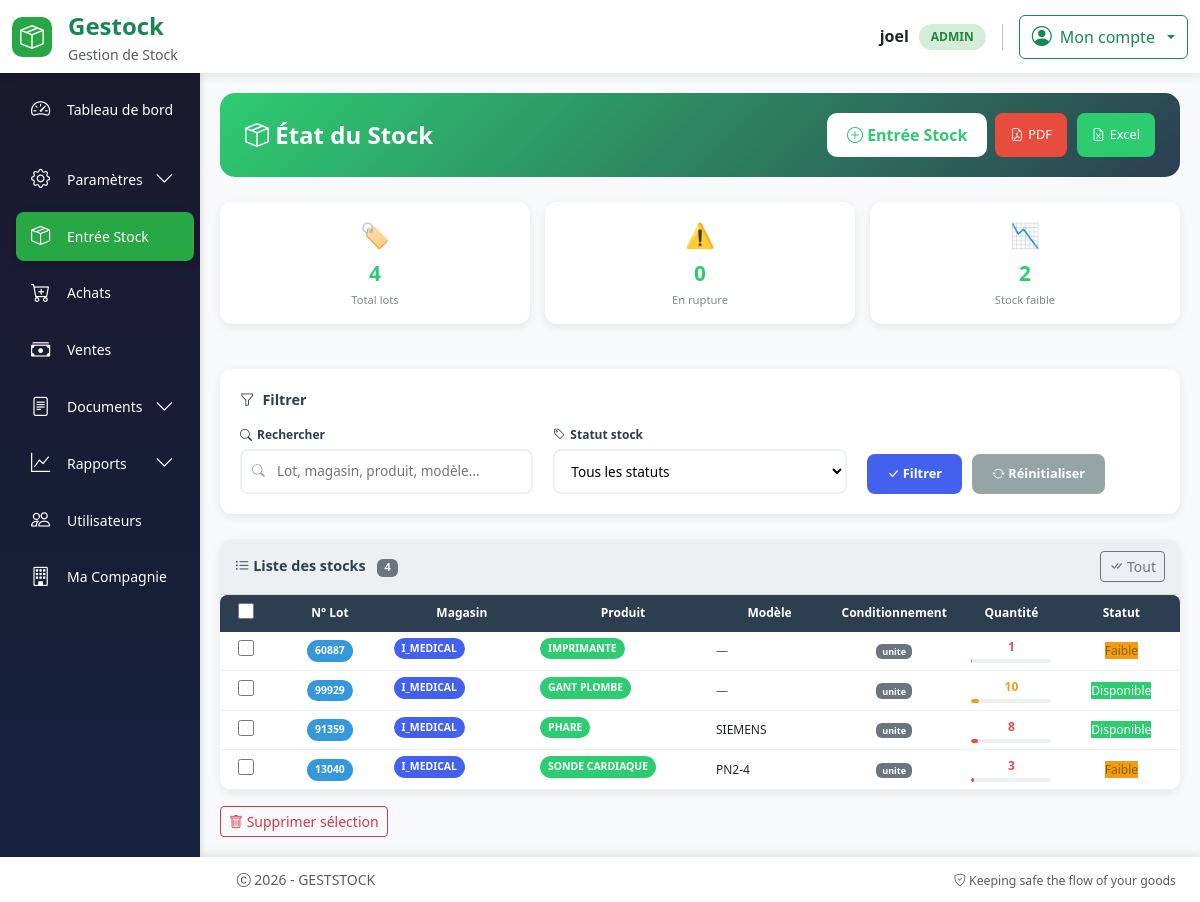
/stock (signed in), run on the app's committed database.
### models.py (models this page shows, shortened)
class User(UserMixin, db.Model):
  id = db.Column(db.Integer, primary_key=True)
  username = db.Column(db.String(64), index=True, nullable=False)
  email = db.Column(db.String(120), unique=True, nullable=False)
  password_hash = db.Column(db.String(256))
  role = db.Column(db.String(20), nullable=False, default='operateur')
  joined_at = db.Column(db.DateTime(), default = datetime.utcnow, index = True)
  must_change_password = db.Column(db.Boolean, default=False)
  __table_args__ = (
      db.UniqueConstraint('email', name='uq_user_email'),
  )

class Stock(db.Model):
    id = db.Column(db.Integer, primary_key=True)
    produit_id = db.Column(
        db.Integer,
        db.ForeignKey("produit.id"),
        nullable=False
    )
    lignes_achat = db.relationship("LigneAchat", back_populates="stock")
    numero_lot = db.Column(db.String(100))
    quantite = db.Column(db.Integer, nullable=False, default=0)
    seuil_alerte = db.Column(db.Integer, default=5)
    date_creation = db.Column(db.DateTime(), default = datetime.utcnow, index = True)
    type_conditionnement = db.Column(
    db.Enum(
        TypeConditionnement,
        values_callable=lambda x: [e.value for e in x],
        name="typeconditionnement"
    ),
    nullable=False  # a remplacer par False apres render ok
    )
    magasin_id = db.Column(db.Integer, db.ForeignKey("magasin.id"), nullable=False)
    __table_args__ = (
    db.UniqueConstraint("produit_id", "magasin_id", "type_conditionnement", name="uix_stock_unique"),
)

class Magasin(db.Model):
    id = db.Column(db.Integer, primary_key=True)
    nom = db.Column(db.String(120), unique=True, nullable=False)
    stocks = db.relationship("Stock", backref="magasin", lazy=True)
    achats = db.relationship(
        "Achat",
        back_populates="magasin",
        cascade="all, delete-orphan"
    )

class Produit(db.Model):
    __tablename__ = "produit"
    id = db.Column(db.Integer, primary_key=True)
    nom_produit = db.Column(db.String(128), nullable=False, index=True)
    model = db.Column(db.String(128), index=True)
    marque = db.Column(db.String(128), index=True)
    code_produit = db.Column(db.String(256), unique=True, nullable=False)
    description = db.Column(db.Text)
    origine = db.Column(db.String(256))
    image = db.Column(db.String(255))
    stocks = db.relationship("Stock", backref="produit", lazy=True)
    lignes_certificat = db.relationship('LigneCertificat', backref='produit_rel', lazy=True)
    lignes_bon_commande = db.relationship(
        "LigneBonCommande",
        back_populates="produit"
    )
    lignes_bon_livraison = db.relationship(
        "LigneBonLivraison",
        back_populates="produit"
    )
    lignes_achat = db.relationship(
        "LigneAchat",
        back_populates="produit",
        cascade="all, delete-orphan"
    )

### routes.py (the view)
@app.route("/stock", methods=["GET"])
@login_required
def etat_stock():
    produits_all = Produit.query.order_by(Produit.nom_produit).all()
    magasins = Magasin.query.order_by(Magasin.nom).all()
    stocks = (
        Stock.query
        .join(Produit)
        .filter(Stock.quantite > 0)
        .all()
    )
    return render_template(
        "ajout_stock.html",   # ta page unique
        stocks=stocks,
        produits_all=produits_all,
        magasins=magasins
    )

### templates/ajout_stock.html (shortened to what this page needs)
{% extends "base.html" %}
{% block content %}
<div class="stock-container">
    <div class="stock-header">
        <h4>
            <i class="bi bi-box-seam"></i> État du Stock
        </h4>
        <div class="d-flex gap-2 flex-wrap">
            <button class="btn-add" data-bs-toggle="modal" data-bs-target="#addAchatModal">
                <i class="bi bi-plus-circle"></i> Entrée Stock
            </button>
            <div class="export-buttons">
                <a href="{{ url_for('etat_stock_pdf') }}" class="export-btn export-pdf" target="_blank">
                    <i class="bi bi-file-earmark-pdf"></i> PDF
                </a>
                <a href="{{ url_for('etat_stock_excel') }}" class="export-btn export-excel">
                    <i class="bi bi-file-earmark-excel"></i> Excel
                </a>
            </div>
        </div>
    </div>
    {% if stocks %}
    {% set total_lots = stocks|length %}
    {% set quantite_totale = stocks|sum(attribute='quantite') %}
    {% set lots_rupture = stocks|selectattr('quantite', 'equalto', 0)|list|length %}
    {% set lots_faible = stocks|selectattr('quantite', '<', 5)|selectattr('quantite', '>', 0)|list|length %}
    <div class="stats-grid">
        <div class="stat-card">
            <div class="stat-icon">🏷️</div>
            <div class="stat-value">{{ total_lots }}</div>
            <div class="stat-label">Total lots</div>
        </div>
        <div class="stat-card">
            <div class="stat-icon">⚠️</div>
            <div class="stat-value">{{ lots_rupture }}</div>
            <div class="stat-label">En rupture</div>
        </div>
        <div class="stat-card">
            <div class="stat-icon">📉</div>
            <div class="stat-value">{{ lots_faible }}</div>
            <div class="stat-label">Stock faible</div>
        </div>
    </div>
    <div class="filters-card">
        <div class="filter-title">
            <i class="bi bi-funnel"></i> Filtrer
        </div>
        <div class="filters-row">
            <div class="filter-group">
                <label><i class="bi bi-search"></i> Rechercher</label>
                <div class="filter-search">
                    <i class="bi bi-search"></i>
                    <input type="text" id="searchInput" placeholder="Lot, magasin, produit, modèle...">
                </div>
            </div>
            <div class="filter-group">
                <label><i class="bi bi-tag"></i> Statut stock</label>
                <select id="statusFilter" class="filter-select">
                    <option value="all">Tous les statuts</option>
                </select>
            </div>
            <div class="filter-group">
                <label>&nbsp;</label>
                <div class="filter-actions">
                    <button class="btn-filter btn-filter-primary" id="applyFilters">
                        <i class="bi bi-check-lg"></i> Filtrer
                    </button>
                    <button class="btn-filter btn-filter-secondary" id="resetFilters">
                        <i class="bi bi-arrow-repeat"></i> Réinitialiser
                    </button>
                </div>
            </div>
        </div>
    </div>
    <form action="{{ url_for('delete_lot') }}" method="post" id="deleteForm">
        <div class="table-container">
            <div class="table-header">
                <div class="table-title">
                    <i class="bi bi-list-ul"></i> Liste des stocks
                    <span class="badge bg-secondary ms-2" id="badgeCount">{{ total_lots }}</span>
                </div>
                <button type="button" onclick="selectAll()" class="btn btn-sm btn-outline-secondary">
                    <i class="bi bi-check-all"></i> Tout
                </button>
            </div>
            <div class="table-wrapper">
                <table class="table-custom" id="stockTable">
                    <thead>
                        <tr>
                            <th><input type="checkbox" id="select-all" class="checkbox-custom"></th>
                            <th>N° Lot</th>
                            <th>Magasin</th>
                            <th>Produit</th>
                            <th>Modèle</th>
                            <th>Conditionnement</th>
                            <th>Quantité</th>
                            <th>Statut</th>
                        </tr>
                    </thead>
                    <tbody id="tableBody">
                        {% for s in stocks %}
                        <tr class="stock-row"
                            data-id="{{ s.id }}"
                            data-numero-lot="{{ (s.numero_lot or 'N/A')|lower }}"
                            data-magasin="{{ s.magasin.nom|lower }}"
                            data-produit="{{ s.produit.nom_produit|lower }}"
                            data-modele="{{ (s.produit.model or '')|lower }}"
                            data-statut="
                                {% if s.quantite == 0 %}rupture
                                {% elif s.quantite < 5 %}faible
                                {% else %}disponible{% endif %}"
                            style="cursor:pointer"
                            ondblclick="editStock(this)">
                            <td class="text-center">
                                <input type="checkbox" name="stock_ids[]" value="{{ s.id }}" class="checkbox-custom stock-checkbox">
                            </td>
                            <td class="text-center">
                                {% if s.numero_lot %}
                                    <span class="badge-lot" title="Lot n°{{ s.numero_lot }}">{{ s.numero_lot|truncate(10, true) }}</span>
                                {% else %}
                                    <span class="badge-lot" title="Lot non défini">N/A</span>
                                {% endif %}
                            </td>
                            <td><span class="badge-magasin" title="{{ s.magasin.nom }}">{{ s.magasin.nom|truncate(15, true) }}</span></td>
                            <td><span class="badge-produit" title="{{ s.produit.nom_produit }}">{{ s.produit.nom_produit|truncate(20, true) }}</span></td>
                            <td>{% if s.produit.model and s.produit.model != 'None' %}<span title="Modèle: {{ s.produit.model }}">{{ s.produit.model|truncate(12, true) }}</span>{% else %}<span class="text-muted">—</span>{% endif %}</td>
                            <td class="text-center"><span class="badge bg-secondary" title="Conditionnement: {{ s.type_conditionnement.value }}">{{ s.type_conditionnement.value|truncate(10, true) }}</span></td>
                            <td class="text-center">
                                <div class="d-flex flex-column align-items-center">
                                    <span class="fw-bold
                                        {% if s.quantite >= 50 %}quantite-high
                                        {% elif s.quantite >= 10 %}quantite-medium
                                        {% else %}quantite-low{% endif %}">
                                        {{ s.quantite }}
                                    </span>
                                    <div class="stock-bar">
                                        <div class="stock-bar-fill
                                            {% if s.quantite >= 50 %}fill-high
                                            {% elif s.quantite >= 10 %}fill-medium
                                            {% else %}fill-low{% endif %}"
                                            style="width: {{ [s.quantite, 100]|min }}%">
                                        </div>
                                    </div>
                                </div>
                            </td>
                            <td class="text-center">
                                {% if s.quantite == 0 %}
                                    <span class="badge-rupture">Rupture</span>
                                {% elif s.quantite < s.seuil_alerte %}
                                    <span class="badge-faible">Faible</span>
                                {% else %}
                                    <span class="badge-disponible">Disponible</span>
                                {% endif %}
                            </td>
                        </tr>
                        {% endfor %}
                    </tbody>
                </table>
            </div>
        </div>
        <div class="mt-3 d-flex gap-2">
            <button type="submit" class="btn btn-sm btn-outline-danger" onclick="return confirmDelete()">
                <i class="bi bi-trash"></i> Supprimer sélection
            </button>
        </div>
    </form>
    {% endif %}
</div>
{% endblock %}

### templates/base.html (shortened to what this page needs)
<!DOCTYPE html>
<html lang="fr">
<head>
    <link rel="stylesheet" href="{{ url_for('static', filename='css/bootstrap.min.css') }}">
    <link rel="stylesheet" href="https://cdn.jsdelivr.net/npm/bootstrap-icons@1.11.3/font/bootstrap-icons.css">
    <link rel="stylesheet" href="{{ url_for('static', filename='style/styles.css') }}">
</head>
<body>
    <header class="app-header">
        <div class="container-fluid py-2">
            <div class="row align-items-center">
                <div class="col-6 col-md-3">
                    <div class="d-flex align-items-center gap-3">
                        <div class="brand-logo">
                            <i class="bi bi-box-seam fs-4"></i>
                        </div>
                        <div>
                            <span class="fs-4 fw-bold text-success">Gestock</span>
                            <small class="text-muted d-none d-md-block">Gestion de Stock</small>
                        </div>
                    </div>
                </div>
                <div class="col-6 col-md-9">
                    <div class="d-flex justify-content-end align-items-center gap-3">
                        {% if current_user.is_authenticated %}
                            <div class="d-none d-md-flex align-items-center gap-3">
                                <div class="text-end">
                                    <div class="fw-semibold">{{ current_user.username }}</div>
                                    <span class="user-badge">{{ current_user.role|upper }}</span>
                                </div>
                            </div>
                            <div class="dropdown">
                                <button class="btn btn-outline-success dropdown-toggle d-flex align-items-center gap-2" type="button" data-bs-toggle="dropdown">
                                    <i class="bi bi-person-circle fs-5"></i>
                                    <span class="d-none d-md-inline">Mon compte</span>
                                </button>
                            </div>
                        {% endif %}
                    </div>
                </div>
            </div>
        </div>
    </header>
    <main class="app-main">
        <div class="container-fluid h-100 p-0">
            <div class="row h-100 g-0">
                {% if current_user.is_authenticated %}
                    <div class="col-md-3 col-lg-2 d-none d-md-block p-0" style="height: 100%;">
                        <div class="app-sidebar" style="height: 100%;">
                            {% include 'partials/sidebar.html' %}
                        </div>
                    </div>
                    {% set content_col = "col-md-9 col-lg-10" %}
                {% else %}
                    {% set content_col = "col-12" %}
                {% endif %}
                <div class="{{ content_col }} p-0" style="height: 100%;">
                    <div class="app-content">
                        {% block content %}{% endblock %}
                    </div>
                </div>
            </div>
        </div>
    </main>
    <footer class="app-footer">
        <div class="container-fluid">
            <div class="row align-items-center">
                <div class="col-md-6">
                    <p class="mb-0 text-muted">
                        <i class="bi bi-c-circle"></i> 2026 - GESTSTOCK
                    </p>
                </div>
                <div class="col-md-6 text-md-end">
                    <small class="text-muted">
                        <i class="bi bi-shield-check"></i> Keeping safe the flow of your goods
                    </small>
                </div>
            </div>
        </div>
    </footer>
</body>
</html>

### data on the page
User: username "joel", role "ADMIN"
Stock: numero_lot "60887", magasin.nom "I_MEDICAL", produit.nom_produit "IMPRIMANTE", type_conditionnement.value "unite", quantite "1", seuil_alerte "Faible"
Stock: numero_lot "99929", magasin.nom "I_MEDICAL", produit.nom_produit "GANT PLOMBE", type_conditionnement.value "unite", quantite "10", seuil_alerte "Disponible"
Stock: numero_lot "91359", magasin.nom "I_MEDICAL", produit.nom_produit "PHARE", produit.model "SIEMENS", type_conditionnement.value "unite", quantite "8", seuil_alerte "Disponible"
Stock: numero_lot "13040", magasin.nom "I_MEDICAL", produit.nom_produit "SONDE CARDIAQUE", produit.model "PN2-4", type_conditionnement.value "unite", quantite "3", seuil_alerte "Faible"

### other printed values
{{ total_lots }} "4"
{{ lots_rupture }} "0"
{{ lots_faible }} "2"
